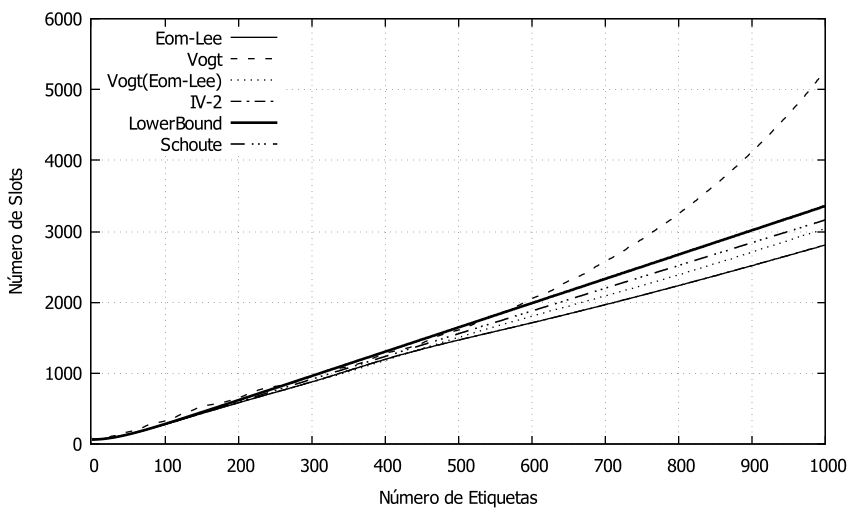

gnuplot code for this plot:
set xlabel "Número de Etiquetas"
set ylabel "Número de Slots"
set monochrome
set key vertical top left
#set logscale y
set grid
set pointsize 2
#set xtics (0, 10, 100, 200, 300, 400, 500, 600, 700, 800, 900, 1000)
plot "Eom-Lee-totalSlots-64.txt" u 1:2 t 'Eom-Lee' w lines, \
"Vogt-totalSlots-64.txt" u 1:2 t 'Vogt' w lines, \
"Vogt(Eom-Lee)-totalSlots-64.txt" u 1:2 t 'Vogt(Eom-Lee)' w lines, \
"IV-2-totalSlots-64.txt" u 1:2 t 'IV-2' w lines, \
"LowerBound-totalSlots-64.txt" u 1:2 t 'LowerBound' w lines, \
"Schoute-totalSlots-64.txt" u 1:2 t 'Schoute' w lines, \
